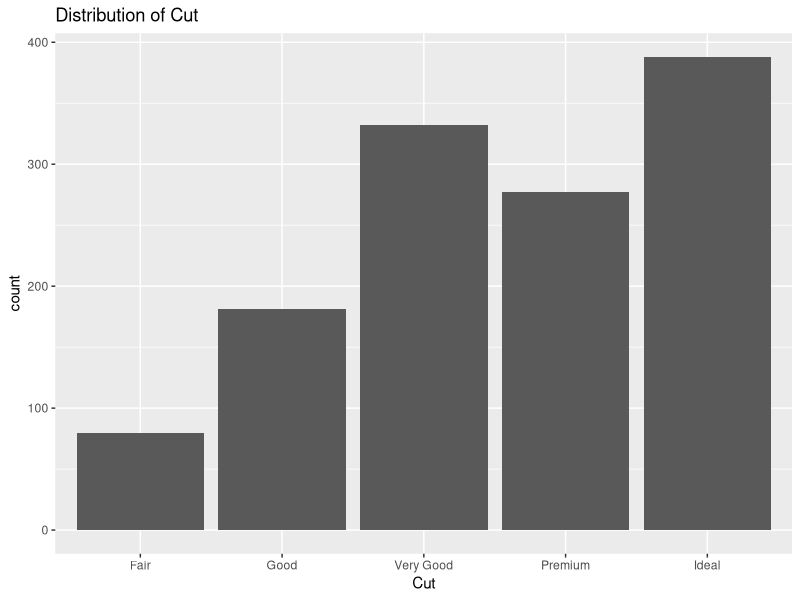
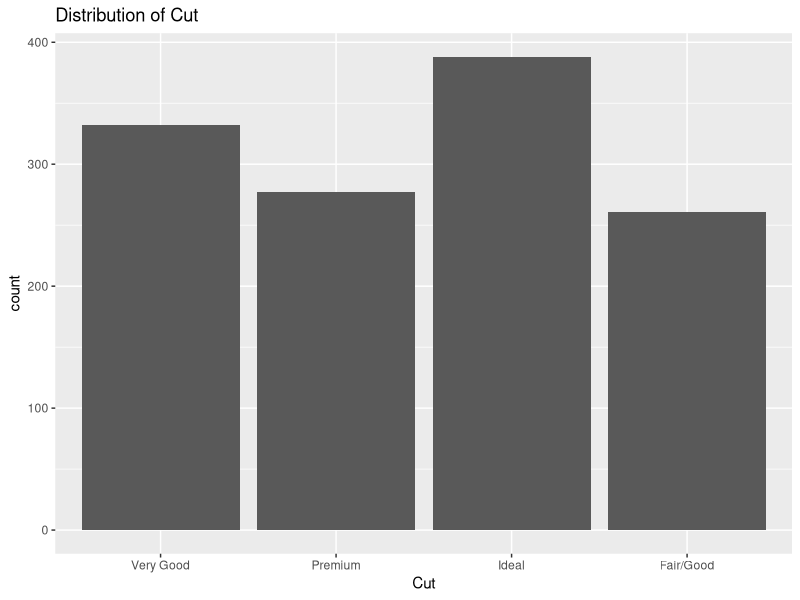
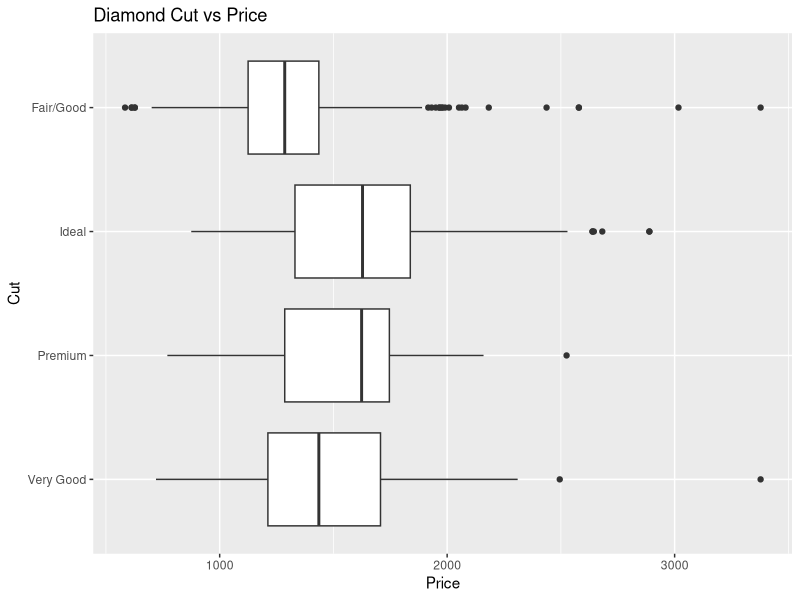
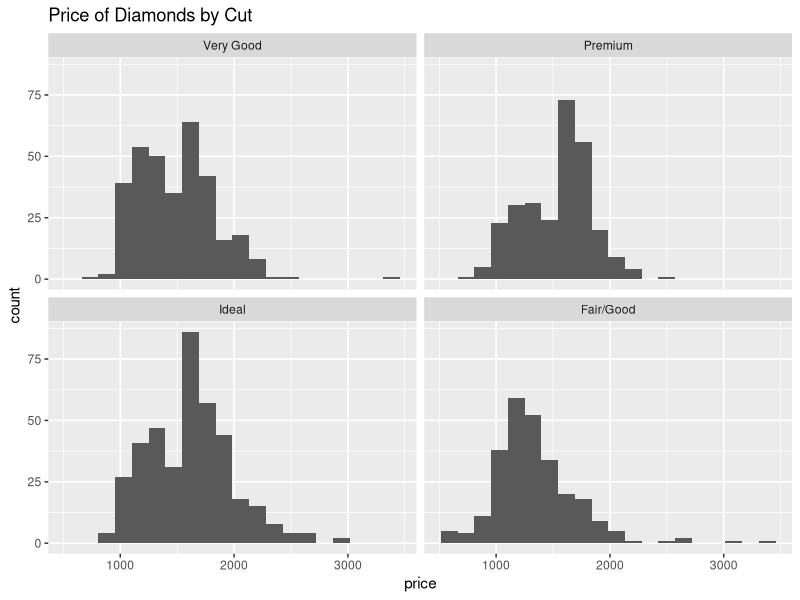
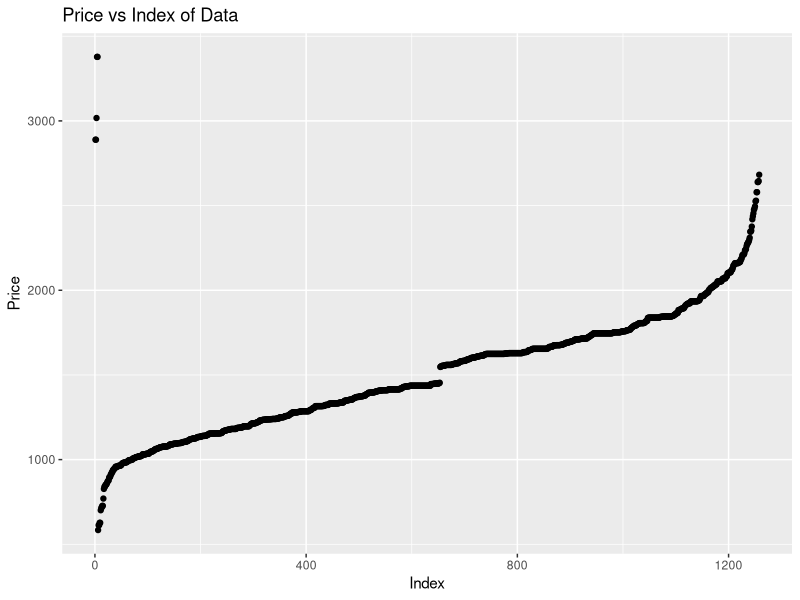

Write R code to recreate these figures, in order.
## ---- chunk 1
knitr::opts_chunk$set(echo = TRUE)
library(tidyverse)
library(knitr)
library(broom)
## ---- chunk 2
filtered_data <- diamonds %>% subset(carat == 0.5)
glimpse(filtered_data)
## ---- chunk 3
ggplot(filtered_data, aes(cut)) +
  geom_bar() +
  labs(x = 'Cut', title = 'Distribution of Cut')
## ---- chunk 4
filtered_data <- filtered_data %>%
  mutate(cut = fct_lump_n(cut, 3, other_level = 'Fair/Good'))
## ---- chunk 5
ggplot(filtered_data, aes(cut)) +
  geom_bar() +
  labs(x = 'Cut', title = 'Distribution of Cut')
## ---- chunk 6
ggplot(filtered_data, aes(cut,price)) +
  geom_boxplot() +
  coord_flip() + 
  labs(x = 'Cut', y = 'Price', title = 'Diamond Cut vs Price')
## ---- chunk 7
filtered_data %>% group_by(cut) %>% 
  summarise(mean_price = mean(price),
            std_dev_price = sd(price),
            num_obs = n())
## ---- chunk 8
ggplot(filtered_data, aes(x = price)) +
  geom_histogram(bins = 20) +
  facet_wrap(~cut) + 
  labs(title = 'Price of Diamonds by Cut')
## ---- chunk 9
ggplot(data = filtered_data, aes(x = seq.int(nrow(filtered_data)), y = price)) + 
  geom_point() +
  labs(x = 'Index', y= 'Price', title = 'Price vs Index of Data')
## ---- chunk 10
cut_model <- lm(price ~ cut, data = filtered_data)

anova(cut_model) %>% kable(format = 'markdown', digits = 3)
## ---- chunk 11
var(x = filtered_data$price)
## ---- chunk 12
filtered_data %>% group_by(cut) %>% summarize(Variance = var(price))
## ---- chunk 13

